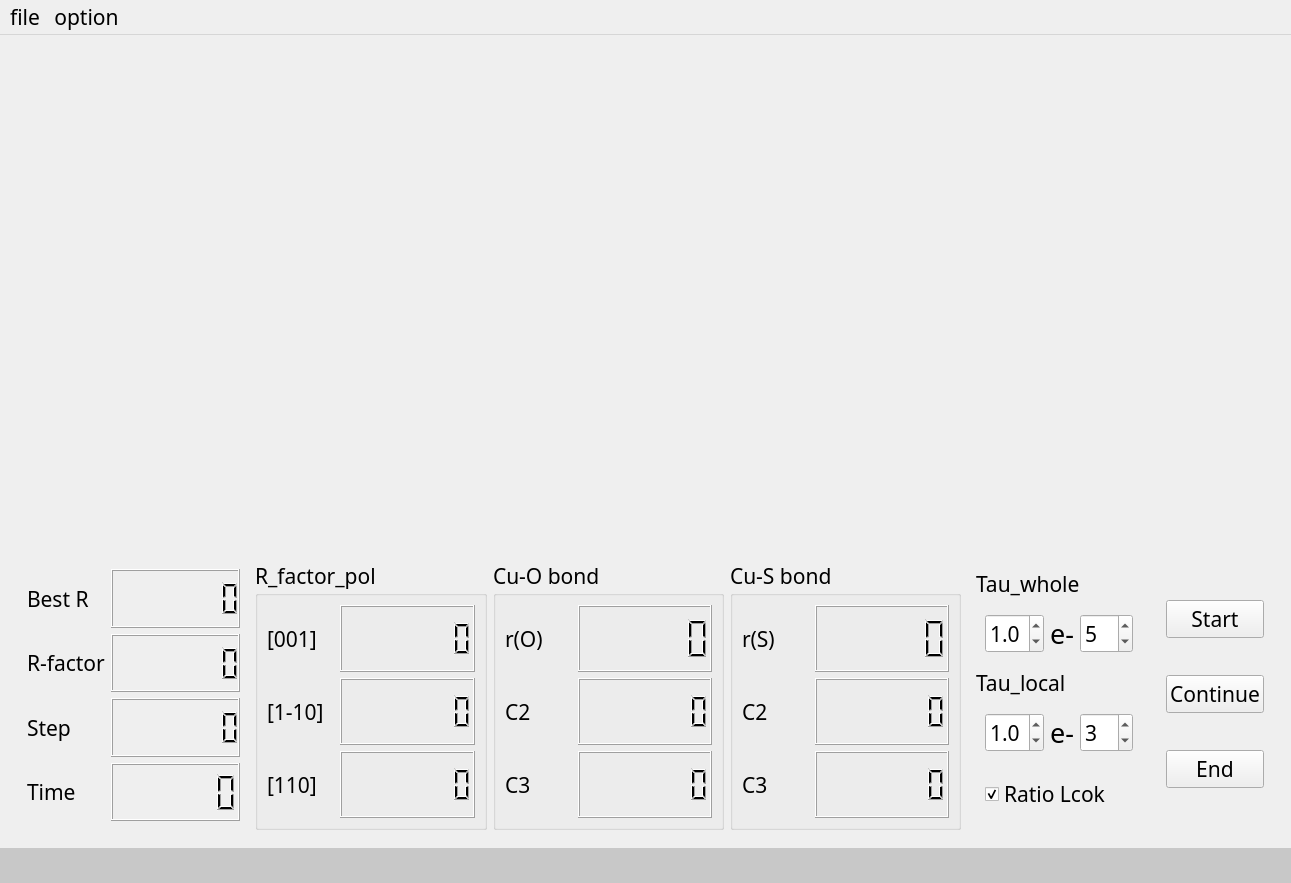
<?xml version="1.0" encoding="UTF-8"?>
<ui version="4.0">
 <class>MainWindow</class>
 <widget class="QMainWindow" name="MainWindow">
  <property name="geometry">
   <rect>
    <x>0</x>
    <y>0</y>
    <width>1291</width>
    <height>883</height>
   </rect>
  </property>
  <property name="minimumSize">
   <size>
    <width>1291</width>
    <height>883</height>
   </size>
  </property>
  <property name="font">
   <font>
    <family>Adobe Arabic</family>
    <pointsize>16</pointsize>
    <weight>50</weight>
    <bold>false</bold>
   </font>
  </property>
  <property name="windowTitle">
   <string>MainWindow</string>
  </property>
  <widget class="QWidget" name="centralwidget">
   <layout class="QVBoxLayout" name="verticalLayout_3" stretch="8,2">
    <item>
     <widget class="QWidget" name="graphWidget" native="true">
      <layout class="QGridLayout" name="gridLayout_9">
       <property name="leftMargin">
        <number>0</number>
       </property>
       <property name="topMargin">
        <number>0</number>
       </property>
       <property name="rightMargin">
        <number>0</number>
       </property>
       <property name="bottomMargin">
        <number>0</number>
       </property>
       <property name="spacing">
        <number>0</number>
       </property>
       <item row="0" column="0">
        <layout class="QGridLayout" name="graphLayout">
         <property name="spacing">
          <number>0</number>
         </property>
         <item row="0" column="1">
          <widget class="QWidget" name="g2dxWidget" native="true">
           <layout class="QHBoxLayout" name="horizontalLayout_4">
            <property name="spacing">
             <number>0</number>
            </property>
            <property name="leftMargin">
             <number>0</number>
            </property>
            <property name="topMargin">
             <number>0</number>
            </property>
            <property name="rightMargin">
             <number>0</number>
            </property>
            <property name="bottomMargin">
             <number>0</number>
            </property>
            <item>
             <layout class="QHBoxLayout" name="g2dxLayout"/>
            </item>
           </layout>
          </widget>
         </item>
         <item row="0" column="0">
          <widget class="QWidget" name="g3dWidget" native="true">
           <layout class="QHBoxLayout" name="horizontalLayout_6">
            <property name="spacing">
             <number>0</number>
            </property>
            <property name="leftMargin">
             <number>0</number>
            </property>
            <property name="topMargin">
             <number>0</number>
            </property>
            <property name="rightMargin">
             <number>0</number>
            </property>
            <property name="bottomMargin">
             <number>0</number>
            </property>
            <item>
             <layout class="QHBoxLayout" name="g3dLayout"/>
            </item>
           </layout>
          </widget>
         </item>
         <item row="1" column="0">
          <widget class="QWidget" name="g2dyWidget" native="true">
           <layout class="QHBoxLayout" name="horizontalLayout_5">
            <property name="spacing">
             <number>0</number>
            </property>
            <property name="leftMargin">
             <number>0</number>
            </property>
            <property name="topMargin">
             <number>0</number>
            </property>
            <property name="rightMargin">
             <number>0</number>
            </property>
            <property name="bottomMargin">
             <number>0</number>
            </property>
            <item>
             <layout class="QHBoxLayout" name="g2dyLayout"/>
            </item>
           </layout>
          </widget>
         </item>
         <item row="1" column="1">
          <widget class="QWidget" name="g2dzWidget" native="true">
           <layout class="QHBoxLayout" name="horizontalLayout_7">
            <property name="spacing">
             <number>0</number>
            </property>
            <property name="leftMargin">
             <number>0</number>
            </property>
            <property name="topMargin">
             <number>0</number>
            </property>
            <property name="rightMargin">
             <number>0</number>
            </property>
            <property name="bottomMargin">
             <number>0</number>
            </property>
            <item>
             <layout class="QHBoxLayout" name="g2dzLayout"/>
            </item>
           </layout>
          </widget>
         </item>
        </layout>
       </item>
      </layout>
     </widget>
    </item>
    <item>
     <widget class="QWidget" name="functionWidget" native="true">
      <layout class="QHBoxLayout" name="horizontalLayout_3" stretch="3,3,3,3,2,1">
       <item>
        <widget class="QWidget" name="widget" native="true">
         <layout class="QGridLayout" name="gridLayout">
          <item row="1" column="0">
           <widget class="QLabel" name="current_label">
            <property name="text">
             <string>R-factor</string>
            </property>
           </widget>
          </item>
          <item row="1" column="1" colspan="2">
           <widget class="QLCDNumber" name="current_lcd">
            <property name="digitCount">
             <number>7</number>
            </property>
           </widget>
          </item>
          <item row="2" column="0">
           <widget class="QLabel" name="step_label">
            <property name="text">
             <string>Step</string>
            </property>
           </widget>
          </item>
          <item row="2" column="1" colspan="2">
           <widget class="QLCDNumber" name="step_lcd">
            <property name="digitCount">
             <number>7</number>
            </property>
           </widget>
          </item>
          <item row="3" column="0">
           <widget class="QLabel" name="time_label">
            <property name="text">
             <string>Time</string>
            </property>
           </widget>
          </item>
          <item row="3" column="1" colspan="2">
           <widget class="QLCDNumber" name="time_lcd">
            <property name="digitCount">
             <number>6</number>
            </property>
           </widget>
          </item>
          <item row="0" column="0">
           <widget class="QLabel" name="best_label">
            <property name="text">
             <string>Best R</string>
            </property>
           </widget>
          </item>
          <item row="0" column="1" colspan="2">
           <widget class="QLCDNumber" name="best_lcd">
            <property name="digitCount">
             <number>7</number>
            </property>
           </widget>
          </item>
         </layout>
        </widget>
       </item>
       <item>
        <widget class="QGroupBox" name="pol_Box">
         <property name="title">
          <string>R_factor_pol</string>
         </property>
         <layout class="QGridLayout" name="gridLayout_2" columnstretch="1,2">
          <item row="0" column="0">
           <widget class="QLabel" name="current_label_p1">
            <property name="text">
             <string>[001]</string>
            </property>
           </widget>
          </item>
          <item row="0" column="1">
           <widget class="QLCDNumber" name="current_lcd_p1">
            <property name="digitCount">
             <number>7</number>
            </property>
           </widget>
          </item>
          <item row="1" column="0">
           <widget class="QLabel" name="current_label_p2">
            <property name="text">
             <string>[1-10]</string>
            </property>
           </widget>
          </item>
          <item row="1" column="1">
           <widget class="QLCDNumber" name="current_lcd_p2">
            <property name="digitCount">
             <number>7</number>
            </property>
           </widget>
          </item>
          <item row="2" column="0">
           <widget class="QLabel" name="current_label_p3">
            <property name="text">
             <string>[110]</string>
            </property>
           </widget>
          </item>
          <item row="2" column="1">
           <widget class="QLCDNumber" name="current_lcd_p3">
            <property name="digitCount">
             <number>7</number>
            </property>
           </widget>
          </item>
         </layout>
        </widget>
       </item>
       <item>
        <widget class="QGroupBox" name="CuO_Box">
         <property name="title">
          <string>Cu-O bond</string>
         </property>
         <layout class="QGridLayout" name="gridLayout_3" columnstretch="1,2">
          <item row="0" column="0">
           <widget class="QLabel" name="r_O_label">
            <property name="text">
             <string>r(O)</string>
            </property>
           </widget>
          </item>
          <item row="0" column="1">
           <widget class="QLCDNumber" name="r_O_lcd">
            <property name="digitCount">
             <number>6</number>
            </property>
           </widget>
          </item>
          <item row="1" column="0">
           <widget class="QLabel" name="c2_O_label">
            <property name="text">
             <string>C2</string>
            </property>
           </widget>
          </item>
          <item row="1" column="1">
           <widget class="QLCDNumber" name="c2_O_lcd">
            <property name="digitCount">
             <number>7</number>
            </property>
           </widget>
          </item>
          <item row="2" column="0">
           <widget class="QLabel" name="c3_O_label">
            <property name="text">
             <string>C3</string>
            </property>
           </widget>
          </item>
          <item row="2" column="1">
           <widget class="QLCDNumber" name="c3_O_lcd">
            <property name="digitCount">
             <number>7</number>
            </property>
           </widget>
          </item>
         </layout>
        </widget>
       </item>
       <item>
        <widget class="QGroupBox" name="CuS_Box">
         <property name="title">
          <string>Cu-S bond</string>
         </property>
         <layout class="QGridLayout" name="gridLayout_4" columnstretch="1,2">
          <item row="0" column="1">
           <widget class="QLCDNumber" name="r_S_lcd">
            <property name="digitCount">
             <number>6</number>
            </property>
           </widget>
          </item>
          <item row="1" column="0">
           <widget class="QLabel" name="c2_S_label">
            <property name="text">
             <string>C2</string>
            </property>
           </widget>
          </item>
          <item row="1" column="1">
           <widget class="QLCDNumber" name="c2_S_lcd">
            <property name="digitCount">
             <number>7</number>
            </property>
           </widget>
          </item>
          <item row="2" column="0">
           <widget class="QLabel" name="c3_S_label">
            <property name="text">
             <string>C3</string>
            </property>
           </widget>
          </item>
          <item row="2" column="1">
           <widget class="QLCDNumber" name="c3_S_lcd">
            <property name="digitCount">
             <number>7</number>
            </property>
           </widget>
          </item>
          <item row="0" column="0">
           <widget class="QLabel" name="r_S_label">
            <property name="text">
             <string>r(S)</string>
            </property>
           </widget>
          </item>
         </layout>
        </widget>
       </item>
       <item>
        <widget class="QWidget" name="tauWidget" native="true">
         <layout class="QVBoxLayout" name="verticalLayout">
          <item>
           <widget class="QLabel" name="tau_t_label">
            <property name="text">
             <string>Tau_whole</string>
            </property>
           </widget>
          </item>
          <item>
           <widget class="QWidget" name="tau_t_Widget" native="true">
            <layout class="QHBoxLayout" name="horizontalLayout">
             <item>
              <widget class="QDoubleSpinBox" name="tau_t_value_box">
               <property name="decimals">
                <number>1</number>
               </property>
               <property name="minimum">
                <double>0.100000000000000</double>
               </property>
               <property name="maximum">
                <double>9.900000000000000</double>
               </property>
               <property name="singleStep">
                <double>0.100000000000000</double>
               </property>
               <property name="value">
                <double>1.000000000000000</double>
               </property>
              </widget>
             </item>
             <item>
              <widget class="QLabel" name="tau_t_e">
               <property name="font">
                <font>
                 <family>Adobe Arabic</family>
                 <pointsize>20</pointsize>
                 <weight>50</weight>
                 <bold>false</bold>
                </font>
               </property>
               <property name="text">
                <string>e-</string>
               </property>
               <property name="alignment">
                <set>Qt::AlignRight|Qt::AlignTrailing|Qt::AlignVCenter</set>
               </property>
              </widget>
             </item>
             <item>
              <widget class="QSpinBox" name="tau_t_degree_box">
               <property name="maximum">
                <number>10</number>
               </property>
               <property name="value">
                <number>5</number>
               </property>
              </widget>
             </item>
            </layout>
           </widget>
          </item>
          <item>
           <widget class="QLabel" name="tau_i_label">
            <property name="text">
             <string>Tau_local</string>
            </property>
           </widget>
          </item>
          <item>
           <widget class="QWidget" name="tau_i_Widget" native="true">
            <layout class="QHBoxLayout" name="horizontalLayout_2">
             <item>
              <widget class="QDoubleSpinBox" name="tau_i_value_box">
               <property name="decimals">
                <number>1</number>
               </property>
               <property name="minimum">
                <double>0.100000000000000</double>
               </property>
               <property name="maximum">
                <double>9.900000000000000</double>
               </property>
               <property name="singleStep">
                <double>0.100000000000000</double>
               </property>
               <property name="value">
                <double>1.000000000000000</double>
               </property>
              </widget>
             </item>
             <item>
              <widget class="QLabel" name="tau_i_e">
               <property name="font">
                <font>
                 <family>Adobe Arabic</family>
                 <pointsize>20</pointsize>
                 <weight>50</weight>
                 <bold>false</bold>
                </font>
               </property>
               <property name="text">
                <string>e-</string>
               </property>
               <property name="alignment">
                <set>Qt::AlignRight|Qt::AlignTrailing|Qt::AlignVCenter</set>
               </property>
              </widget>
             </item>
             <item>
              <widget class="QSpinBox" name="tau_i_degree_box">
               <property name="minimum">
                <number>1</number>
               </property>
               <property name="maximum">
                <number>10</number>
               </property>
               <property name="value">
                <number>3</number>
               </property>
              </widget>
             </item>
            </layout>
           </widget>
          </item>
          <item>
           <widget class="QWidget" name="checkboxWidget" native="true">
            <layout class="QHBoxLayout" name="horizontalLayout_9">
             <item>
              <widget class="QCheckBox" name="ratioCheckBox">
               <property name="text">
                <string>Ratio Lcok</string>
               </property>
               <property name="checked">
                <bool>true</bool>
               </property>
              </widget>
             </item>
            </layout>
           </widget>
          </item>
         </layout>
        </widget>
       </item>
       <item>
        <widget class="QWidget" name="buttonWidget" native="true">
         <layout class="QVBoxLayout" name="verticalLayout_2">
          <item>
           <widget class="QPushButton" name="startButton">
            <property name="text">
             <string>Start</string>
            </property>
           </widget>
          </item>
          <item>
           <widget class="QPushButton" name="continueButton">
            <property name="text">
             <string>Continue</string>
            </property>
           </widget>
          </item>
          <item>
           <widget class="QPushButton" name="endButton">
            <property name="text">
             <string>End</string>
            </property>
           </widget>
          </item>
         </layout>
        </widget>
       </item>
      </layout>
     </widget>
    </item>
   </layout>
  </widget>
  <widget class="QMenuBar" name="menubar">
   <property name="geometry">
    <rect>
     <x>0</x>
     <y>0</y>
     <width>1291</width>
     <height>31</height>
    </rect>
   </property>
   <widget class="QMenu" name="menufile">
    <property name="font">
     <font>
      <family>Adobe Arabic</family>
      <pointsize>14</pointsize>
      <weight>50</weight>
      <bold>false</bold>
     </font>
    </property>
    <property name="title">
     <string>file</string>
    </property>
    <addaction name="actioninp"/>
    <addaction name="action_new"/>
    <addaction name="action_open"/>
    <addaction name="action_log"/>
    <addaction name="action_save_init"/>
   </widget>
   <widget class="QMenu" name="menuoption">
    <property name="title">
     <string>option</string>
    </property>
    <addaction name="action3D_viewer"/>
    <addaction name="action_param"/>
   </widget>
   <addaction name="menufile"/>
   <addaction name="menuoption"/>
  </widget>
  <widget class="QStatusBar" name="statusbar">
   <property name="font">
    <font>
     <family>Adobe Arabic</family>
     <pointsize>16</pointsize>
     <weight>50</weight>
     <bold>false</bold>
    </font>
   </property>
   <property name="styleSheet">
    <string notr="true">background-color: rgb(200, 200, 200);</string>
   </property>
  </widget>
  <action name="actionEXAFS_data">
   <property name="text">
    <string>EXAFS data</string>
   </property>
  </action>
  <action name="action_open">
   <property name="text">
    <string>open...</string>
   </property>
   <property name="font">
    <font>
     <family>Adobe Arabic</family>
     <pointsize>14</pointsize>
    </font>
   </property>
  </action>
  <action name="actionFEFF_data">
   <property name="text">
    <string>FEFF data...</string>
   </property>
  </action>
  <action name="action_log">
   <property name="enabled">
    <bool>false</bool>
   </property>
   <property name="text">
    <string>force log</string>
   </property>
   <property name="font">
    <font>
     <family>Adobe Arabic</family>
     <pointsize>14</pointsize>
    </font>
   </property>
  </action>
  <action name="action_save_init">
   <property name="enabled">
    <bool>true</bool>
   </property>
   <property name="text">
    <string>save initial</string>
   </property>
   <property name="font">
    <font>
     <family>Adobe Arabic</family>
     <pointsize>14</pointsize>
    </font>
   </property>
  </action>
  <action name="action_read_ini">
   <property name="text">
    <string>read_ini...</string>
   </property>
  </action>
  <action name="action_new">
   <property name="text">
    <string>new...</string>
   </property>
  </action>
  <action name="actioninp">
   <property name="text">
    <string>inp...</string>
   </property>
  </action>
  <action name="action3D_viewer">
   <property name="checkable">
    <bool>true</bool>
   </property>
   <property name="checked">
    <bool>true</bool>
   </property>
   <property name="text">
    <string>3D viewer</string>
   </property>
  </action>
  <action name="action_param">
   <property name="text">
    <string>fitting param</string>
   </property>
  </action>
 </widget>
 <resources/>
 <connections/>
</ui>
